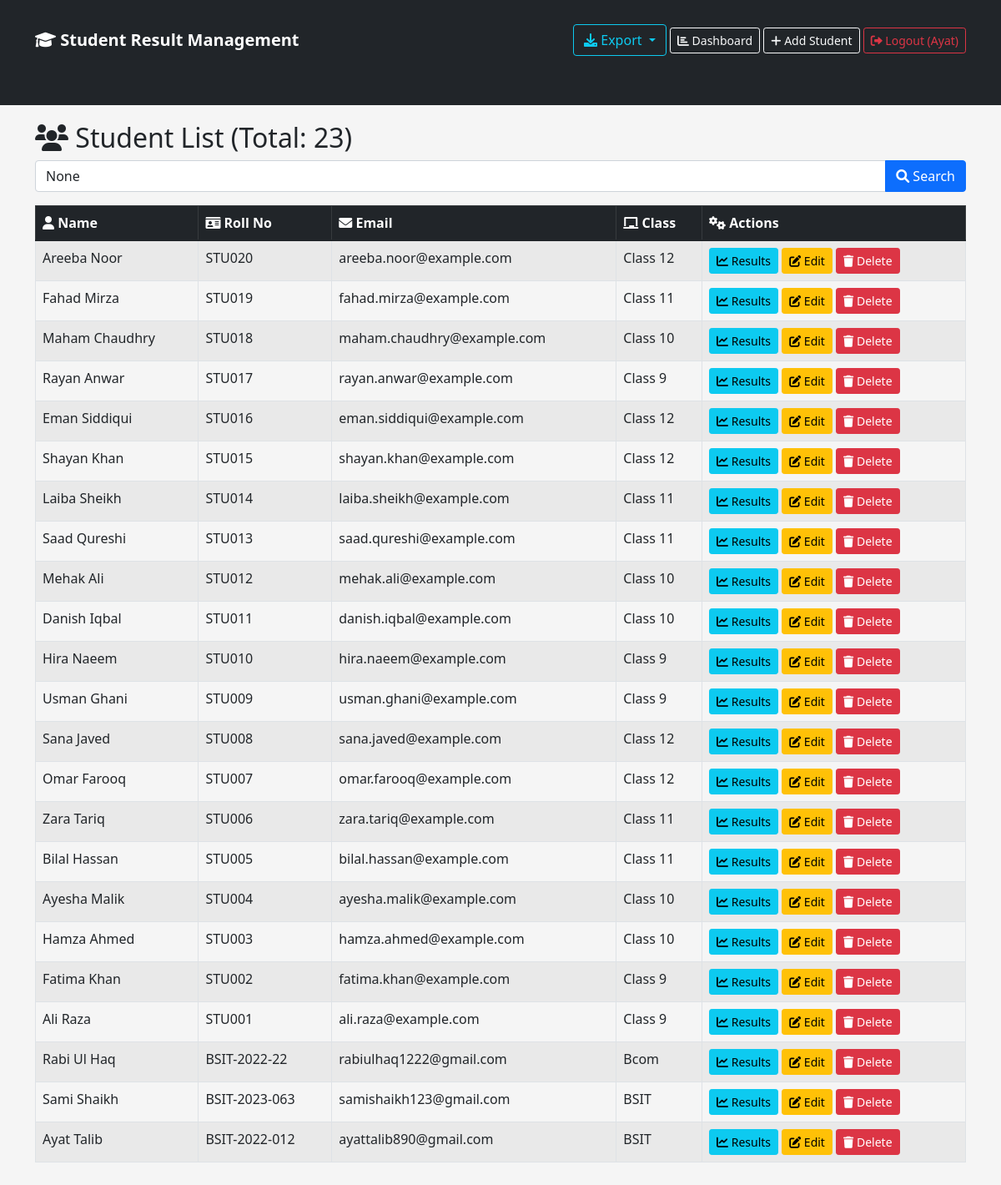
The app's page /students/ (signed in) with its own data.
### students/models.py (models this page shows, shortened)
class Student(models.Model):
    name = models.CharField(max_length=100)
    roll_no = models.CharField(max_length=20, unique=True)
    email = models.EmailField()
    class_name = models.CharField(max_length=20)
    created_at = models.DateTimeField(auto_now_add=True)

### students/views.py (the view)
# urls.py: path('', views.student_list, name='student_list'),
@login_required
def student_list(request):
    students = Student.objects.all().order_by('-created_at')
    search_query = request.GET.get('search')
    if search_query:
        students = students.filter(
            Q(name__icontains=search_query) |
            Q(roll_no__icontains=search_query) |
            Q(class_name__icontains=search_query)
        )
    paginator = Paginator(students, 10)  # 10 students per page
    page_number = request.GET.get('page')
    page_obj = paginator.get_page(page_number)
    total_students = Student.objects.count()
    context = {
        'students': page_obj,  # ← Ye page_obj hai (students nahi)
        'total_students': total_students,
        'search_query': search_query,
    }
    total_students = Student.objects.count()
    avg_students_per_class = Student.objects.values('class_name').annotate(count=Count('id')).aggregate(Avg('count'))
    context = {
        'students': students,
        'total_students': total_students,
        'search_query': search_query,
    }
    return render(request, 'students/student_list.html', context)

### students/templates/students/student_list.html (shortened to what this page needs)
{% extends 'students/base.html' %}
{% block content %}
<h2><i class="fas fa-users"></i> Student List (Total: {{ total_students }})</h2>
<form method="GET" class="mb-3">
    <div class="input-group">
        <input type="text" name="search" class="form-control" placeholder="Search by name, roll no, or class" value="{{ search_query }}">
        <button class="btn btn-primary" type="submit">
            <i class="fas fa-search"></i> Search
        </button>
    </div>
</form>
<table class="table table-striped table-bordered">
    <thead class="table-dark">
        <tr>
            <th><i class="fas fa-user"></i> Name</th>
            <th><i class="fas fa-id-card"></i> Roll No</th>
            <th><i class="fas fa-envelope"></i> Email</th>
            <th><i class="fas fa-chalkboard"></i> Class</th>
            <th><i class="fas fa-cogs"></i> Actions</th>
        </tr>
    </thead>
    <tbody>
        {% for student in students %}
        <tr>
            <td>{{ student.name }}</td>
            <td>{{ student.roll_no }}</td>
            <td>{{ student.email }}</td>
            <td>{{ student.class_name }}</td>
            <td>
                <a href="{% url 'student_result' student.id %}" class="btn btn-info btn-sm">
                    <i class="fas fa-chart-line"></i> Results
                </a>
                <a href="{% url 'student_update' student.id %}" class="btn btn-warning btn-sm">
                    <i class="fas fa-edit"></i> Edit
                </a>
                <a href="{% url 'student_delete' student.id %}" class="btn btn-danger btn-sm">
                    <i class="fas fa-trash"></i> Delete
                </a>
            </td>
        </tr>
        {% empty %}
        <tr><td colspan="5" class="text-center">No students found. <a href="{% url 'student_create' %}">Add one?</a></td></tr>
        {% endfor %}
    </tbody>
</table>
{% endblock %}

### students/templates/students/base.html (shortened to what this page needs)
<!DOCTYPE html>
<html>
<head>
    <link href="https://cdn.jsdelivr.net/npm/bootstrap@5.1.3/dist/css/bootstrap.min.css" rel="stylesheet">
    <link rel="stylesheet" href="https://cdnjs.cloudflare.com/ajax/libs/font-awesome/6.0.0/css/all.min.css">
</head>
<body>
    <nav class="navbar navbar-dark bg-dark">
        <div class="container">
            <a class="navbar-brand" href="{% url 'student_list' %}">
                <i class="fas fa-graduation-cap"></i> Student Result Management
            </a>
            <div>
                {% if user.is_authenticated %}
                    <div class="btn-group">
                        <button type="button" class="btn btn-outline-info dropdown-toggle" data-bs-toggle="dropdown">
                            <i class="fas fa-download"></i> Export
                        </button>
                    </div>
                    <a class="btn btn-outline-light btn-sm" href="{% url 'dashboard' %}">
                        <i class="fas fa-chart-bar"></i> Dashboard
                    </a>
                    <a class="btn btn-outline-light btn-sm" href="{% url 'student_create' %}">
                        <i class="fas fa-plus"></i> Add Student
                    </a>
                    <a class="btn btn-outline-danger btn-sm" href="{% url 'logout' %}">
                        <i class="fas fa-sign-out-alt"></i> Logout ({{ user.username }})
                    </a>
                {% else %}
                    <a class="btn btn-outline-light btn-sm" href="{% url 'login' %}">
                        <i class="fas fa-sign-in-alt"></i> Login
                    </a>
                {% endif %}
            </div>
        </div>
    </nav>
    <div class="container">
        {% block content %}
        {% endblock %}
    </div>
</body>
</html>

### students/templates/students/base.html (style rules this page uses)
body { background-color: #f5f5f5; }
.container { margin-top: 20px; margin-bottom: 50px; }
.navbar-brand { font-weight: bold; }

### records on screen
Student: name "Areeba Noor", roll_no "STU020", email "areeba.noor@example.com", class_name "Class 12"
Student: name "Fahad Mirza", roll_no "STU019", email "fahad.mirza@example.com", class_name "Class 11"
Student: name "Maham Chaudhry", roll_no "STU018", email "maham.chaudhry@example.com", class_name "Class 10"
Student: name "Rayan Anwar", roll_no "STU017", email "rayan.anwar@example.com", class_name "Class 9"
Student: name "Eman Siddiqui", roll_no "STU016", email "eman.siddiqui@example.com", class_name "Class 12"
Student: name "Shayan Khan", roll_no "STU015", email "shayan.khan@example.com", class_name "Class 12"
Student: name "Laiba Sheikh", roll_no "STU014", email "laiba.sheikh@example.com", class_name "Class 11"
Student: name "Saad Qureshi", roll_no "STU013", email "saad.qureshi@example.com", class_name "Class 11"
Student: name "Mehak Ali", roll_no "STU012", email "mehak.ali@example.com", class_name "Class 10"
Student: name "Danish Iqbal", roll_no "STU011", email "danish.iqbal@example.com", class_name "Class 10"
Student: name "Hira Naeem", roll_no "STU010", email "hira.naeem@example.com", class_name "Class 9"
Student: name "Usman Ghani", roll_no "STU009", email "usman.ghani@example.com", class_name "Class 9"
Student: name "Sana Javed", roll_no "STU008", email "sana.javed@example.com", class_name "Class 12"
Student: name "Omar Farooq", roll_no "STU007", email "omar.farooq@example.com", class_name "Class 12"
Student: name "Zara Tariq", roll_no "STU006", email "zara.tariq@example.com", class_name "Class 11"
Student: name "Bilal Hassan", roll_no "STU005", email "bilal.hassan@example.com", class_name "Class 11"
Student: name "Ayesha Malik", roll_no "STU004", email "ayesha.malik@example.com", class_name "Class 10"
Student: name "Hamza Ahmed", roll_no "STU003", email "hamza.ahmed@example.com", class_name "Class 10"
Student: name "Fatima Khan", roll_no "STU002", email "fatima.khan@example.com", class_name "Class 9"
Student: name "Ali Raza", roll_no "STU001", email "ali.raza@example.com", class_name "Class 9"
Student: name "Rabi Ul Haq", roll_no "BSIT-2022-22", email "rabiulhaq1222@gmail.com", class_name "Bcom"
Student: name "Sami Shaikh", roll_no "BSIT-2023-063", email "samishaikh123@gmail.com", class_name "BSIT"
Student: name "Ayat Talib", roll_no "BSIT-2022-012", email "ayattalib890@gmail.com", class_name "BSIT"

### other values on screen
{{ user.username }} "Ayat"
{{ total_students }} "23"
